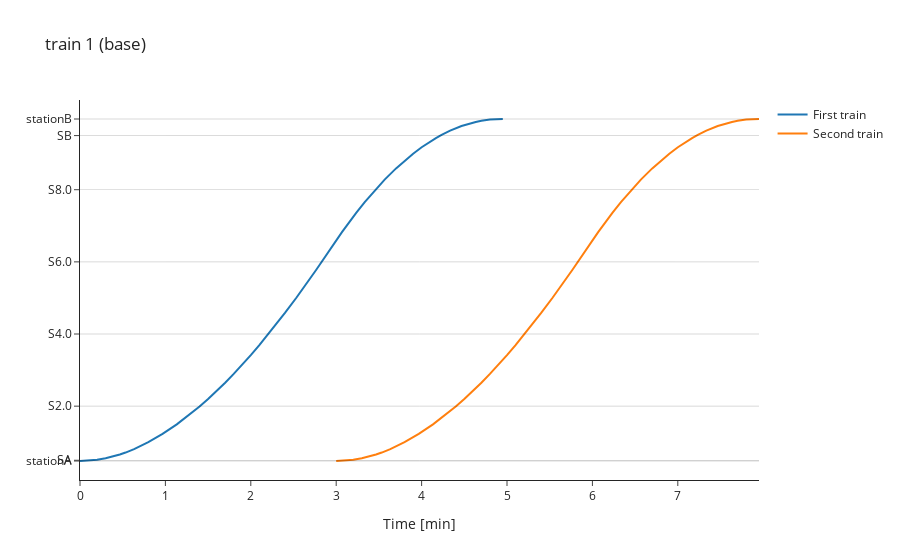

The notebook cell saved with this chart:
### Code cell
sim.space_time_chart_plotly(1, points_to_show=['switch','station', 'signal'], eco_or_base='base')

### Figure 1 — Plotly figure (JSON) as saved in the notebook; plotly's stock layout.template omitted (floating-point values rounded to 4 significant figures)
{"data": [{"name": "First train", "type": "scatter", "x": [0, 0.1333, 0.2, 0.3, 0.3667, 0.4667, 0.5333, 0.6333, 0.8, 0.9667, 1.133, 1.3, 1.4, 1.5, 1.6, 1.7, 1.8, 1.9, 2, 2.1, 2.3, 2.4, 2.533, 2.633, 2.767, 3.067, 3.134, 3.234, 3.334, 3.467, 3.567, 3.701, 3.834, 3.901, 4.001, 4.067, 4.167, 4.234, 4.334, 4.467, 4.534, 4.634, 4.701, 4.801, 4.951], "y": [0, 14.74, 33.13, 74.41, 111.0, 179.4, 234.0, 328.9, 520.8, 750.4, 1015.0, 1314.0, 1510.0, 1718.0, 1938.0, 2171.0, 2414.0, 2669.0, 2936.0, 3213.0, 3797.0, 4103.0, 4526.0, 4852.0, 5300.0, 6344, 6564, 6879, 7176, 7544, 7799, 8111, 8391, 8519, 8696, 8804, 8951, 9039, 9156, 9284, 9336, 9399, 9431, 9464, 9480]}, {"name": "Second train", "type": "scatter", "x": [3, 3.133, 3.2, 3.3, 3.367, 3.467, 3.533, 3.633, 3.8, 3.967, 4.133, 4.3, 4.4, 4.5, 4.6, 4.7, 4.8, 4.9, 5, 5.1, 5.3, 5.4, 5.533, 5.633, 5.767, 6.067, 6.134, 6.234, 6.334, 6.467, 6.567, 6.701, 6.834, 6.901, 7.001, 7.067, 7.167, 7.234, 7.334, 7.467, 7.534, 7.634, 7.701, 7.801, 7.951], "y": [0, 14.74, 33.13, 74.41, 111.0, 179.4, 234.0, 328.9, 520.8, 750.4, 1015.0, 1314.0, 1510.0, 1718.0, 1938.0, 2171.0, 2414.0, 2669.0, 2936.0, 3213.0, 3797.0, 4103.0, 4526.0, 4852.0, 5300.0, 6344, 6564, 6879, 7176, 7544, 7799, 8111, 8391, 8519, 8696, 8804, 8951, 9039, 9156, 9284, 9336, 9399, 9431, 9464, 9480]}], "layout": {"hovermode": "x unified", "shapes": [{"line": {"color": "black", "width": 0.5}, "type": "line", "x0": 0, "x1": 1, "xref": "x domain", "y0": 0, "y1": 0, "yref": "y"}, {"line": {"color": "black", "width": 0.5}, "type": "line", "x0": 0, "x1": 1, "xref": "x domain", "y0": 20, "y1": 20, "yref": "y"}, {"line": {"color": "black", "width": 0.5}, "type": "line", "x0": 0, "x1": 1, "xref": "x domain", "y0": 1520, "y1": 1520, "yref": "y"}, {"line": {"color": "black", "width": 0.5}, "type": "line", "x0": 0, "x1": 1, "xref": "x domain", "y0": 3520, "y1": 3520, "yref": "y"}, {"line": {"color": "black", "width": 0.5}, "type": "line", "x0": 0, "x1": 1, "xref": "x domain", "y0": 5520, "y1": 5520, "yref": "y"}, {"line": {"color": "black", "width": 0.5}, "type": "line", "x0": 0, "x1": 1, "xref": "x domain", "y0": 7520, "y1": 7520, "yref": "y"}, {"line": {"color": "black", "width": 0.5}, "type": "line", "x0": 0, "x1": 1, "xref": "x domain", "y0": 9020, "y1": 9020, "yref": "y"}, {"line": {"color": "black", "width": 0.5}, "type": "line", "x0": 0, "x1": 1, "xref": "x domain", "y0": 9480, "y1": 9480, "yref": "y"}], "title": {"text": "train 1 (base)"}, "xaxis": {"title": {"text": "Time [min]"}}, "yaxis": {"tickmode": "array", "ticktext": ["stationA", "SA", "S2.0", "S4.0", "S6.0", "S8.0", "SB", "stationB"], "tickvals": [0, 20, 1520, 3520, 5520, 7520, 9020, 9480]}}}
